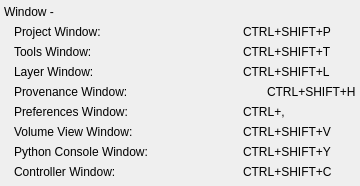
              <widget class="QWidget" name="widget_27" native="true">
               <property name="sizePolicy">
                <sizepolicy hsizetype="Preferred" vsizetype="Fixed">
                 <horstretch>0</horstretch>
                 <verstretch>0</verstretch>
                </sizepolicy>
               </property>
               <property name="minimumSize">
                <size>
                 <width>0</width>
                 <height>178</height>
                </size>
               </property>
               <layout class="QVBoxLayout" name="verticalLayout_4">
                <property name="spacing">
                 <number>0</number>
                </property>
                <property name="leftMargin">
                 <number>4</number>
                </property>
                <property name="topMargin">
                 <number>2</number>
                </property>
                <property name="rightMargin">
                 <number>4</number>
                </property>
                <property name="bottomMargin">
                 <number>4</number>
                </property>
                <item>
                 <widget class="QWidget" name="widget_28" native="true">
                  <layout class="QHBoxLayout" name="horizontalLayout_27">
                   <property name="spacing">
                    <number>0</number>
                   </property>
                   <property name="margin">
                    <number>0</number>
                   </property>
                   <item>
                    <widget class="QLabel" name="label_40">
                     <property name="minimumSize">
                      <size>
                       <width>0</width>
                       <height>20</height>
                      </size>
                     </property>
                     <property name="text">
                      <string>Window -</string>
                     </property>
                    </widget>
                   </item>
                  </layout>
                 </widget>
                </item>
                <item>
                 <widget class="QWidget" name="widget_29" native="true">
                  <property name="minimumSize">
                   <size>
                    <width>0</width>
                    <height>20</height>
                   </size>
                  </property>
                  <layout class="QHBoxLayout" name="horizontalLayout_28" stretch="2,1">
                   <property name="spacing">
                    <number>4</number>
                   </property>
                   <property name="leftMargin">
                    <number>10</number>
                   </property>
                   <property name="topMargin">
                    <number>0</number>
                   </property>
                   <property name="rightMargin">
                    <number>0</number>
                   </property>
                   <property name="bottomMargin">
                    <number>0</number>
                   </property>
                   <item>
                    <widget class="QLabel" name="label_41">
                     <property name="text">
                      <string>Project Window: </string>
                     </property>
                    </widget>
                   </item>
                   <item>
                    <widget class="QLabel" name="label_42">
                     <property name="text">
                      <string>CTRL+SHIFT+P</string>
                     </property>
                    </widget>
                   </item>
                  </layout>
                 </widget>
                </item>
                <item>
                 <widget class="QWidget" name="widget_30" native="true">
                  <property name="minimumSize">
                   <size>
                    <width>0</width>
                    <height>20</height>
                   </size>
                  </property>
                  <layout class="QHBoxLayout" name="horizontalLayout_29" stretch="2,1">
                   <property name="spacing">
                    <number>4</number>
                   </property>
                   <property name="leftMargin">
                    <number>10</number>
                   </property>
                   <property name="topMargin">
                    <number>0</number>
                   </property>
                   <property name="rightMargin">
                    <number>0</number>
                   </property>
                   <property name="bottomMargin">
                    <number>0</number>
                   </property>
                   <item>
                    <widget class="QLabel" name="label_43">
                     <property name="text">
                      <string>Tools Window:</string>
                     </property>
                    </widget>
                   </item>
                   <item>
                    <widget class="QLabel" name="label_44">
                     <property name="text">
                      <string>CTRL+SHIFT+T</string>
                     </property>
                    </widget>
                   </item>
                  </layout>
                 </widget>
                </item>
                <item>
                 <widget class="QWidget" name="widget_31" native="true">
                  <property name="minimumSize">
                   <size>
                    <width>0</width>
                    <height>20</height>
                   </size>
                  </property>
                  <layout class="QHBoxLayout" name="horizontalLayout_30" stretch="2,1">
                   <property name="spacing">
                    <number>4</number>
                   </property>
                   <property name="leftMargin">
                    <number>10</number>
                   </property>
                   <property name="topMargin">
                    <number>0</number>
                   </property>
                   <property name="rightMargin">
                    <number>0</number>
                   </property>
                   <property name="bottomMargin">
                    <number>0</number>
                   </property>
                   <item>
                    <widget class="QLabel" name="label_45">
                     <property name="text">
                      <string>Layer Window:</string>
                     </property>
                    </widget>
                   </item>
                   <item>
                    <widget class="QLabel" name="label_46">
                     <property name="text">
                      <string>CTRL+SHIFT+L</string>
                     </property>
                    </widget>
                   </item>
                  </layout>
                 </widget>
                </item>
                <item>
                 <widget class="QWidget" name="widget_32" native="true">
                  <property name="minimumSize">
                   <size>
                    <width>0</width>
                    <height>20</height>
                   </size>
                  </property>
                  <layout class="QHBoxLayout" name="horizontalLayout_31" stretch="2,1">
                   <property name="spacing">
                    <number>4</number>
                   </property>
                   <property name="leftMargin">
                    <number>10</number>
                   </property>
                   <property name="topMargin">
                    <number>0</number>
                   </property>
                   <property name="rightMargin">
                    <number>0</number>
                   </property>
                   <property name="bottomMargin">
                    <number>0</number>
                   </property>
                   <item>
                    <widget class="QLabel" name="label_47">
                     <property name="minimumSize">
                      <size>
                       <width>249</width>
                       <height>0</height>
                      </size>
                     </property>
                     <property name="text">
                      <string>Provenance Window:</string>
                     </property>
                    </widget>
                   </item>
                   <item>
                    <widget class="QLabel" name="label_48">
                     <property name="text">
                      <string>CTRL+SHIFT+H</string>
                     </property>
                    </widget>
                   </item>
                  </layout>
                 </widget>
                </item>
                <item>
                 <widget class="QWidget" name="widget_33" native="true">
                  <property name="minimumSize">
                   <size>
                    <width>0</width>
                    <height>20</height>
                   </size>
                  </property>
                  <layout class="QHBoxLayout" name="horizontalLayout_32" stretch="2,1">
                   <property name="spacing">
                    <number>4</number>
                   </property>
                   <property name="leftMargin">
                    <number>10</number>
                   </property>
                   <property name="topMargin">
                    <number>0</number>
                   </property>
                   <property name="rightMargin">
                    <number>0</number>
                   </property>
                   <property name="bottomMargin">
                    <number>0</number>
                   </property>
                   <item>
                    <widget class="QLabel" name="label_49">
                     <property name="text">
                      <string>Preferences Window:</string>
                     </property>
                    </widget>
                   </item>
                   <item>
                    <widget class="QLabel" name="label_50">
                     <property name="text">
                      <string>CTRL+,</string>
                     </property>
                    </widget>
                   </item>
                  </layout>
                 </widget>
                </item>
                <item>
                 <widget class="QWidget" name="widget_62" native="true">
                  <property name="minimumSize">
                   <size>
                    <width>0</width>
                    <height>20</height>
                   </size>
                  </property>
                  <layout class="QHBoxLayout" name="horizontalLayout_57" stretch="2,1">
                   <property name="spacing">
                    <number>4</number>
                   </property>
                   <property name="leftMargin">
                    <number>10</number>
                   </property>
                   <property name="topMargin">
                    <number>0</number>
                   </property>
                   <property name="rightMargin">
                    <number>0</number>
                   </property>
                   <property name="bottomMargin">
                    <number>0</number>
                   </property>
                   <item>
                    <widget class="QLabel" name="label_98">
                     <property name="text">
                      <string>Volume View Window:</string>
                     </property>
                    </widget>
                   </item>
                   <item>
                    <widget class="QLabel" name="label_99">
                     <property name="text">
                      <string>CTRL+SHIFT+V</string>
                     </property>
                    </widget>
                   </item>
                  </layout>
                 </widget>
                </item>
                <item>
                 <widget class="QWidget" name="python_shortcut_label_" native="true">
                  <property name="minimumSize">
                   <size>
                    <width>0</width>
                    <height>20</height>
                   </size>
                  </property>
                  <layout class="QHBoxLayout" name="horizontalLayout_58" stretch="2,1">
                   <property name="spacing">
                    <number>4</number>
                   </property>
                   <property name="leftMargin">
                    <number>10</number>
                   </property>
                   <property name="topMargin">
                    <number>0</number>
                   </property>
                   <property name="rightMargin">
                    <number>0</number>
                   </property>
                   <property name="bottomMargin">
                    <number>0</number>
                   </property>
                   <item>
                    <widget class="QLabel" name="label_100">
                     <property name="text">
                      <string>Python Console Window:</string>
                     </property>
                    </widget>
                   </item>
                   <item>
                    <widget class="QLabel" name="label_101">
                     <property name="text">
                      <string>CTRL+SHIFT+Y</string>
                     </property>
                    </widget>
                   </item>
                  </layout>
                 </widget>
                </item>
                <item>
                 <widget class="QWidget" name="controller_shortcut_label_" native="true">
                  <property name="minimumSize">
                   <size>
                    <width>0</width>
                    <height>20</height>
                   </size>
                  </property>
                  <layout class="QHBoxLayout" name="horizontalLayout_59" stretch="2,1">
                   <property name="spacing">
                    <number>4</number>
                   </property>
                   <property name="leftMargin">
                    <number>10</number>
                   </property>
                   <property name="topMargin">
                    <number>0</number>
                   </property>
                   <property name="rightMargin">
                    <number>0</number>
                   </property>
                   <property name="bottomMargin">
                    <number>0</number>
                   </property>
                   <item>
                    <widget class="QLabel" name="label_102">
                     <property name="text">
                      <string>Controller Window:</string>
                     </property>
                    </widget>
                   </item>
                   <item>
                    <widget class="QLabel" name="label_103">
                     <property name="text">
                      <string>CTRL+SHIFT+C</string>
                     </property>
                    </widget>
                   </item>
                  </layout>
                 </widget>
                </item>
               </layout>
              </widget>
